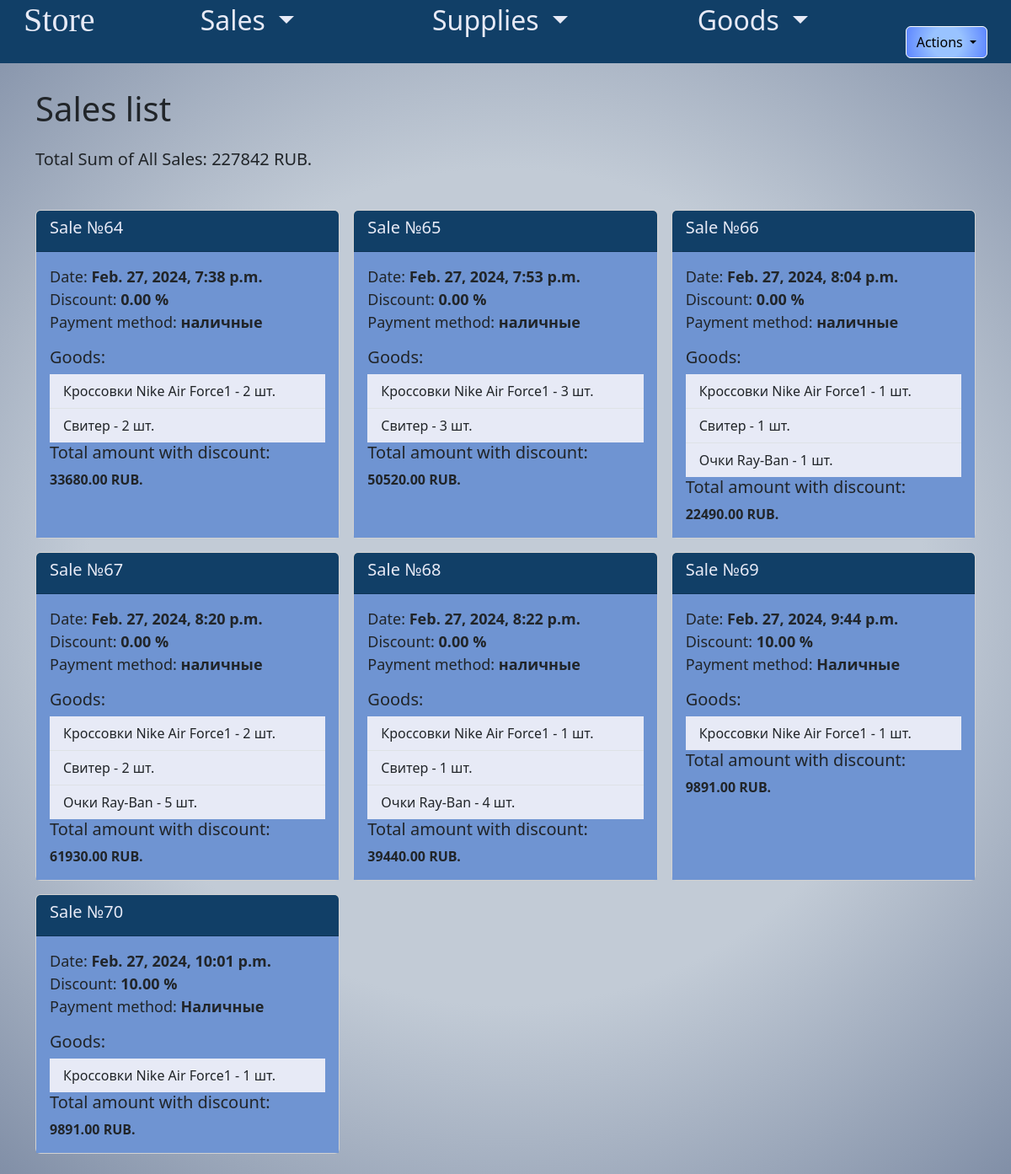
The app's page /sales_list/ (signed in), older data.
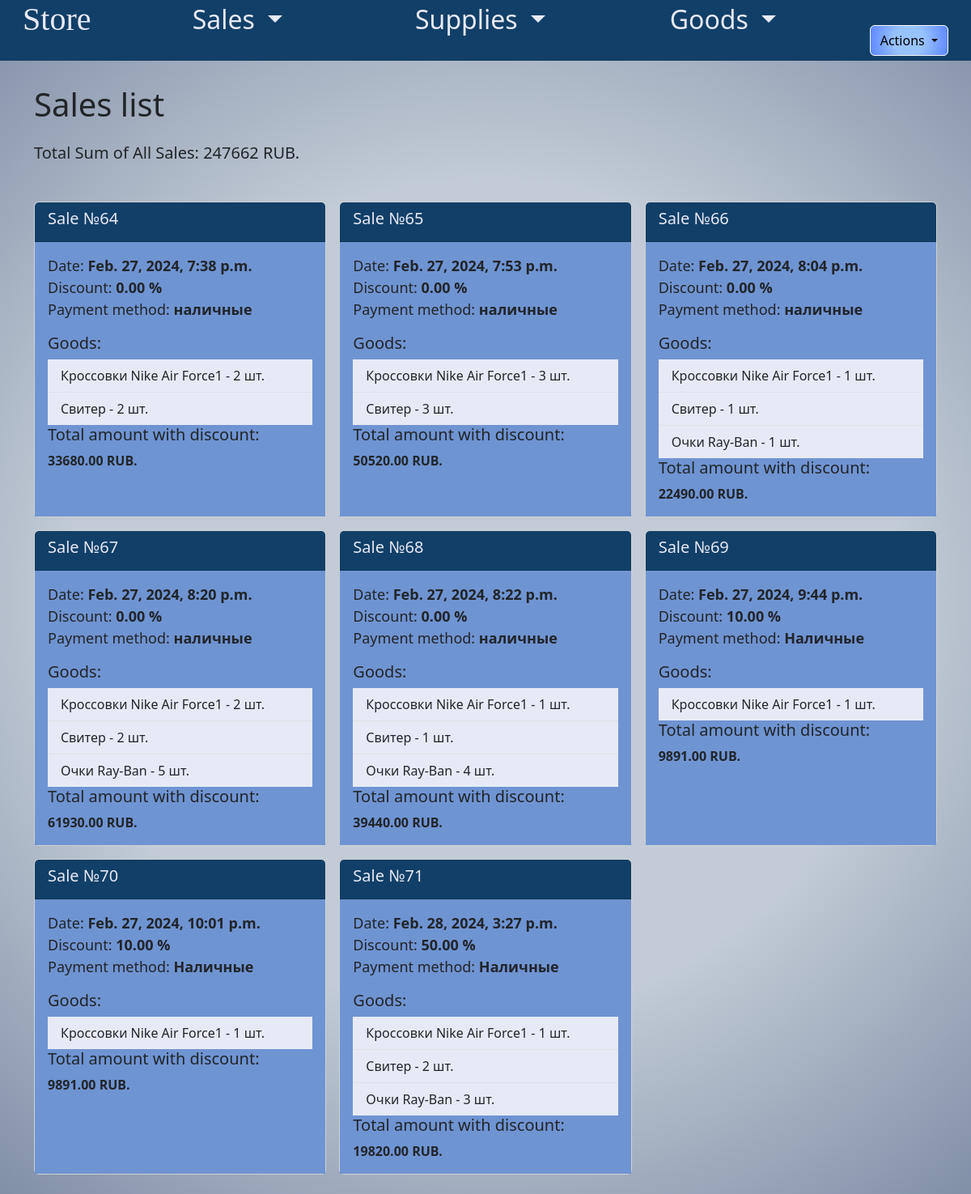
The same page, newer data.
### app_store/models.py (models this page shows, shortened)
class Sale(models.Model):
    goods = models.ManyToManyField('Good', through='SaleItem')
    sale_date = models.DateTimeField(auto_now_add=True, verbose_name='дата продажи')
    discount = models.DecimalField(max_digits=5, decimal_places=2, default=0, verbose_name='скидка (в процентах)')
    payment_method = models.CharField(max_length=50, default='Наличные', choices=[('Наличные', 'Наличные'), ('Карта', 'Карта')], verbose_name='способ оплаты')
    final_cost = models.DecimalField(max_digits=10, decimal_places=2, verbose_name='итоговая стоимость', default=0)
    def total_cost(self):
        return sum(item.total_cost() for item in self.saleitem_set.all())
    def final_cost_with_discount(self):
        return self.total_cost() * (1 - self.discount / 100)
    def save(self, *args, **kwargs):
        self.final_cost = self.final_cost_with_discount()
        super().save(*args, **kwargs)
    class Meta:
        db_table = 'sales'
        verbose_name = 'продажа'
        verbose_name_plural = 'продажи'

class SaleItem(models.Model):
    sale = models.ForeignKey(Sale, on_delete=models.CASCADE)
    good = models.ForeignKey('Good', on_delete=models.CASCADE, verbose_name='товар')
    quantity = models.PositiveIntegerField(verbose_name='количество')
    def total_cost(self):
        return self.good.selling_price * self.quantity
    class Meta:
        db_table = 'sold_goods'
        verbose_name = 'проданный товар'
        verbose_name_plural = 'проданные товары'

class Good(models.Model):
    name = models.CharField(max_length=25, db_index=True,
                            verbose_name='название товара')
    part_number = models.CharField(max_length=10, verbose_name='артикул', default='')
    category = models.ForeignKey(GoodCategory, on_delete=models.CASCADE,
                                 verbose_name='категория',
                                 null=True)
    selling_price = models.DecimalField(max_digits=10, decimal_places=2,verbose_name='цена продажи')
    purchase_price = models.DecimalField(max_digits=10, decimal_places=2,verbose_name='закупочная цена')
    description = models.TextField(verbose_name='описание товара')
    image = models.ImageField(upload_to='goods/',
                              verbose_name='картинка товара',blank=True, null=True)
    quantity = models.IntegerField(verbose_name='кол-во товара', default=0)
    sold_quantity = models.IntegerField(default=0, verbose_name='кол-во продано')
    manufacturer = models.CharField(max_length=30, verbose_name='производитель')
    class Meta:
        db_table = 'good'
        verbose_name = 'товар'
        verbose_name_plural = 'товары'

### app_store/views.py (the view)
# urls.py: path('sales_list/', SalesListView.as_view(), name='sales_list'),
class SalesListView(LoginRequiredMixin, ListView):
    model = Sale
    template_name = 'app_store/sales_list.html'
    context_object_name = 'sales'
    def get_queryset(self):
        sales = super().get_queryset()
        for sale in sales:
            final_cost = sale.final_cost_with_discount()
            sale.final_cost = final_cost
            sale.save()
        return sales
    def get_context_data(self, **kwargs):
        context = super().get_context_data(**kwargs)
        total_sum = self.get_queryset().aggregate(total_sum=Sum('final_cost'))['total_sum']
        context['total_sum'] = total_sum
        return context

### app_store/templates/app_store/sales_list.html
{% extends 'app_store/base.html' %}
{% load i18n %}
{% block content %}
<h1 class="container mb-4">{% trans "Список продаж" %}</h1>
<div class="container">
    <h5>{% trans "Сумма всех продаж" %}: {{ total_sum }} RUB.</h5>
</div>
<div class="container mt-5 mb-4">
    <div class="row row-cols-1 row-cols-md-3 g-3">
        {% for sale in sales %}
        <div class="col">
            <div class="card h-100">
                <div class="card-header" style="background-color: #113f67; color: #e7eaf6;">
                    <h5 class="card-title">{% trans "Продажа" %} №{{ sale.id }}</h5>
                </div>
                <div class="card-body" style="background-color: #6F94D2;">
                    <p style="font-size: 18px;" class="card-text">
                        {% trans "Дата" %}:<strong> {{ sale.sale_date }}</strong><br>
                        {% trans "Скидка" %}:<strong> {{ sale.discount }} %</strong><br>
                        {% trans "Способ оплаты" %}:<strong> {{ sale.get_payment_method_display }}</strong>
                    </p>
                    <h5>{% trans "Товары" %}:</h5>
                    <ul class="list-group list-group-flush">
                        {% for item in sale.saleitem_set.all %}
                        <li  style="background-color: #e7eaf6;"  class="list-group-item">
                            {{ item.good.name }} - {{ item.quantity }} шт.
                        </li>
                        {% endfor %}
                    </ul>
                    <h5>{% trans "Финальная стоимость с учетом скидки" %}:</h5>
                    <p class="card-text"><strong>{{ sale.final_cost|floatformat:2 }} RUB. </strong></p>
                </div>
            </div>
        </div>
        {% empty %}
        <div class="col-md-12">
            <p>{% trans "Нет продаж" %}.</p>
        </div>
        {% endfor %}
    </div>
</div>
{% endblock %}

Row changes from the older to the newer data that the page shows:
added Sale: id "71", sale_date "Feb. 28, 2024, 3:27 p.m.", discount "50.00", payment_method "Наличные", final_cost "19820.00"
added SaleItem: good.name "Кроccовки Nike Air Force1", quantity "1", shown under "Sale"
added SaleItem: good.name "Свитер", quantity "2", shown under "Sale"
added SaleItem: good.name "Очки Ray-Ban", quantity "3", shown under "Sale"
Text that changed along with them:
{{ total_sum }}: "227842" → "247662"
